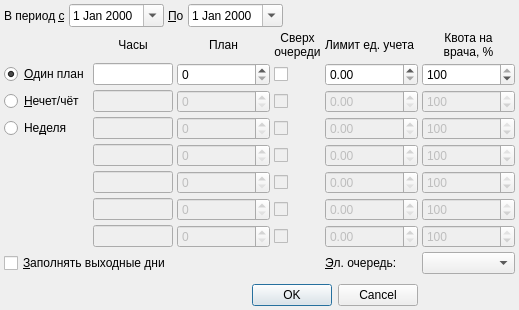
<?xml version="1.0" encoding="UTF-8"?>
<ui version="4.0">
 <class>ResourceTemplateDialog</class>
 <widget class="QDialog" name="ResourceTemplateDialog">
  <property name="geometry">
   <rect>
    <x>0</x>
    <y>0</y>
    <width>519</width>
    <height>310</height>
   </rect>
  </property>
  <property name="windowTitle">
   <string>Шаблон планировщика</string>
  </property>
  <layout class="QGridLayout" name="gridLayout">
   <property name="leftMargin">
    <number>4</number>
   </property>
   <property name="topMargin">
    <number>4</number>
   </property>
   <property name="rightMargin">
    <number>4</number>
   </property>
   <property name="bottomMargin">
    <number>4</number>
   </property>
   <property name="spacing">
    <number>4</number>
   </property>
   <item row="8" column="1">
    <widget class="CTimeRangeEdit" name="edtTimeRange7">
     <property name="enabled">
      <bool>false</bool>
     </property>
     <property name="sizePolicy">
      <sizepolicy hsizetype="Minimum" vsizetype="Fixed">
       <horstretch>0</horstretch>
       <verstretch>0</verstretch>
      </sizepolicy>
     </property>
     <property name="maximumSize">
      <size>
       <width>80</width>
       <height>16777215</height>
      </size>
     </property>
     <property name="maxLength">
      <number>13</number>
     </property>
    </widget>
   </item>
   <item row="4" column="1">
    <widget class="CTimeRangeEdit" name="edtTimeRange3">
     <property name="enabled">
      <bool>false</bool>
     </property>
     <property name="sizePolicy">
      <sizepolicy hsizetype="Minimum" vsizetype="Fixed">
       <horstretch>0</horstretch>
       <verstretch>0</verstretch>
      </sizepolicy>
     </property>
     <property name="maximumSize">
      <size>
       <width>80</width>
       <height>16777215</height>
      </size>
     </property>
     <property name="maxLength">
      <number>13</number>
     </property>
    </widget>
   </item>
   <item row="3" column="2">
    <widget class="QSpinBox" name="edtQuantity2">
     <property name="enabled">
      <bool>false</bool>
     </property>
     <property name="sizePolicy">
      <sizepolicy hsizetype="Minimum" vsizetype="Fixed">
       <horstretch>0</horstretch>
       <verstretch>0</verstretch>
      </sizepolicy>
     </property>
     <property name="maximum">
      <number>999999999</number>
     </property>
    </widget>
   </item>
   <item row="0" column="0" colspan="5">
    <layout class="QHBoxLayout" name="dateRangeLayout">
     <property name="spacing">
      <number>4</number>
     </property>
     <item>
      <widget class="QLabel" name="lblBegDate">
       <property name="text">
        <string>В период &amp;с</string>
       </property>
       <property name="buddy">
        <cstring>edtBegDate</cstring>
       </property>
      </widget>
     </item>
     <item>
      <widget class="CDateEdit" name="edtBegDate">
       <property name="calendarPopup">
        <bool>true</bool>
       </property>
      </widget>
     </item>
     <item>
      <widget class="QLabel" name="lblEndDate">
       <property name="text">
        <string>&amp;По</string>
       </property>
       <property name="buddy">
        <cstring>edtEndDate</cstring>
       </property>
      </widget>
     </item>
     <item>
      <widget class="CDateEdit" name="edtEndDate">
       <property name="calendarPopup">
        <bool>true</bool>
       </property>
      </widget>
     </item>
     <item>
      <spacer name="horizontalSpacer">
       <property name="orientation">
        <enum>Qt::Horizontal</enum>
       </property>
       <property name="sizeHint" stdset="0">
        <size>
         <width>40</width>
         <height>20</height>
        </size>
       </property>
      </spacer>
     </item>
    </layout>
   </item>
   <item row="2" column="1">
    <widget class="CTimeRangeEdit" name="edtTimeRange1">
     <property name="sizePolicy">
      <sizepolicy hsizetype="Minimum" vsizetype="Fixed">
       <horstretch>0</horstretch>
       <verstretch>0</verstretch>
      </sizepolicy>
     </property>
     <property name="maximumSize">
      <size>
       <width>80</width>
       <height>16777215</height>
      </size>
     </property>
     <property name="maxLength">
      <number>13</number>
     </property>
    </widget>
   </item>
   <item row="7" column="2">
    <widget class="QSpinBox" name="edtQuantity6">
     <property name="enabled">
      <bool>false</bool>
     </property>
     <property name="sizePolicy">
      <sizepolicy hsizetype="Minimum" vsizetype="Fixed">
       <horstretch>0</horstretch>
       <verstretch>0</verstretch>
      </sizepolicy>
     </property>
     <property name="maximum">
      <number>999999999</number>
     </property>
    </widget>
   </item>
   <item row="6" column="4">
    <widget class="QDoubleSpinBox" name="dsbLimitSuperviseUnit5">
     <property name="enabled">
      <bool>false</bool>
     </property>
     <property name="maximum">
      <double>9999.989999999999782</double>
     </property>
    </widget>
   </item>
   <item row="8" column="3">
    <widget class="QCheckBox" name="chkOvertime7">
     <property name="enabled">
      <bool>false</bool>
     </property>
     <property name="sizePolicy">
      <sizepolicy hsizetype="Fixed" vsizetype="Fixed">
       <horstretch>0</horstretch>
       <verstretch>0</verstretch>
      </sizepolicy>
     </property>
     <property name="text">
      <string/>
     </property>
    </widget>
   </item>
   <item row="7" column="3">
    <widget class="QCheckBox" name="chkOvertime6">
     <property name="enabled">
      <bool>false</bool>
     </property>
     <property name="sizePolicy">
      <sizepolicy hsizetype="Fixed" vsizetype="Fixed">
       <horstretch>0</horstretch>
       <verstretch>0</verstretch>
      </sizepolicy>
     </property>
     <property name="text">
      <string/>
     </property>
    </widget>
   </item>
   <item row="3" column="4">
    <widget class="QDoubleSpinBox" name="dsbLimitSuperviseUnit2">
     <property name="enabled">
      <bool>false</bool>
     </property>
     <property name="maximum">
      <double>9999.989999999999782</double>
     </property>
    </widget>
   </item>
   <item row="5" column="4">
    <widget class="QDoubleSpinBox" name="dsbLimitSuperviseUnit4">
     <property name="enabled">
      <bool>false</bool>
     </property>
     <property name="maximum">
      <double>9999.989999999999782</double>
     </property>
    </widget>
   </item>
   <item row="4" column="4">
    <widget class="QDoubleSpinBox" name="dsbLimitSuperviseUnit3">
     <property name="enabled">
      <bool>false</bool>
     </property>
     <property name="maximum">
      <double>9999.989999999999782</double>
     </property>
    </widget>
   </item>
   <item row="5" column="3">
    <widget class="QCheckBox" name="chkOvertime4">
     <property name="enabled">
      <bool>false</bool>
     </property>
     <property name="sizePolicy">
      <sizepolicy hsizetype="Fixed" vsizetype="Fixed">
       <horstretch>0</horstretch>
       <verstretch>0</verstretch>
      </sizepolicy>
     </property>
     <property name="text">
      <string/>
     </property>
    </widget>
   </item>
   <item row="7" column="4">
    <widget class="QDoubleSpinBox" name="dsbLimitSuperviseUnit6">
     <property name="enabled">
      <bool>false</bool>
     </property>
     <property name="maximum">
      <double>9999.989999999999782</double>
     </property>
    </widget>
   </item>
   <item row="6" column="3">
    <widget class="QCheckBox" name="chkOvertime5">
     <property name="enabled">
      <bool>false</bool>
     </property>
     <property name="sizePolicy">
      <sizepolicy hsizetype="Fixed" vsizetype="Fixed">
       <horstretch>0</horstretch>
       <verstretch>0</verstretch>
      </sizepolicy>
     </property>
     <property name="text">
      <string/>
     </property>
    </widget>
   </item>
   <item row="4" column="3">
    <widget class="QCheckBox" name="chkOvertime3">
     <property name="enabled">
      <bool>false</bool>
     </property>
     <property name="sizePolicy">
      <sizepolicy hsizetype="Fixed" vsizetype="Fixed">
       <horstretch>0</horstretch>
       <verstretch>0</verstretch>
      </sizepolicy>
     </property>
     <property name="text">
      <string/>
     </property>
    </widget>
   </item>
   <item row="2" column="3">
    <widget class="QCheckBox" name="chkOvertime1">
     <property name="sizePolicy">
      <sizepolicy hsizetype="Fixed" vsizetype="Fixed">
       <horstretch>0</horstretch>
       <verstretch>0</verstretch>
      </sizepolicy>
     </property>
     <property name="text">
      <string/>
     </property>
    </widget>
   </item>
   <item row="1" column="3">
    <widget class="QLabel" name="label">
     <property name="text">
      <string>Сверх
очереди</string>
     </property>
     <property name="alignment">
      <set>Qt::AlignCenter</set>
     </property>
    </widget>
   </item>
   <item row="8" column="4">
    <widget class="QDoubleSpinBox" name="dsbLimitSuperviseUnit7">
     <property name="enabled">
      <bool>false</bool>
     </property>
     <property name="maximum">
      <double>9999.989999999999782</double>
     </property>
    </widget>
   </item>
   <item row="4" column="0">
    <widget class="QRadioButton" name="rbWeek">
     <property name="sizePolicy">
      <sizepolicy hsizetype="Fixed" vsizetype="Fixed">
       <horstretch>0</horstretch>
       <verstretch>0</verstretch>
      </sizepolicy>
     </property>
     <property name="text">
      <string>Не&amp;деля</string>
     </property>
     <property name="checked">
      <bool>false</bool>
     </property>
    </widget>
   </item>
   <item row="2" column="0">
    <widget class="QRadioButton" name="rbSingle">
     <property name="sizePolicy">
      <sizepolicy hsizetype="Fixed" vsizetype="Fixed">
       <horstretch>0</horstretch>
       <verstretch>0</verstretch>
      </sizepolicy>
     </property>
     <property name="text">
      <string>&amp;Один план</string>
     </property>
     <property name="checked">
      <bool>true</bool>
     </property>
    </widget>
   </item>
   <item row="4" column="2">
    <widget class="QSpinBox" name="edtQuantity3">
     <property name="enabled">
      <bool>false</bool>
     </property>
     <property name="sizePolicy">
      <sizepolicy hsizetype="Minimum" vsizetype="Fixed">
       <horstretch>0</horstretch>
       <verstretch>0</verstretch>
      </sizepolicy>
     </property>
     <property name="maximum">
      <number>999999999</number>
     </property>
    </widget>
   </item>
   <item row="3" column="3">
    <widget class="QCheckBox" name="chkOvertime2">
     <property name="enabled">
      <bool>false</bool>
     </property>
     <property name="sizePolicy">
      <sizepolicy hsizetype="Fixed" vsizetype="Fixed">
       <horstretch>0</horstretch>
       <verstretch>0</verstretch>
      </sizepolicy>
     </property>
     <property name="text">
      <string/>
     </property>
    </widget>
   </item>
   <item row="1" column="1">
    <widget class="QLabel" name="lblAmbHours">
     <property name="text">
      <string>Часы</string>
     </property>
     <property name="alignment">
      <set>Qt::AlignCenter</set>
     </property>
     <property name="buddy">
      <cstring>edtTimeRange1</cstring>
     </property>
    </widget>
   </item>
   <item row="3" column="1">
    <widget class="CTimeRangeEdit" name="edtTimeRange2">
     <property name="enabled">
      <bool>false</bool>
     </property>
     <property name="sizePolicy">
      <sizepolicy hsizetype="Minimum" vsizetype="Fixed">
       <horstretch>0</horstretch>
       <verstretch>0</verstretch>
      </sizepolicy>
     </property>
     <property name="maximumSize">
      <size>
       <width>80</width>
       <height>16777215</height>
      </size>
     </property>
     <property name="maxLength">
      <number>13</number>
     </property>
    </widget>
   </item>
   <item row="3" column="0">
    <widget class="QRadioButton" name="rbDual">
     <property name="sizePolicy">
      <sizepolicy hsizetype="Fixed" vsizetype="Fixed">
       <horstretch>0</horstretch>
       <verstretch>0</verstretch>
      </sizepolicy>
     </property>
     <property name="text">
      <string>&amp;Нечет/чёт</string>
     </property>
     <property name="checked">
      <bool>false</bool>
     </property>
    </widget>
   </item>
   <item row="1" column="2">
    <widget class="QLabel" name="lblAmbPlan">
     <property name="text">
      <string>План</string>
     </property>
     <property name="alignment">
      <set>Qt::AlignCenter</set>
     </property>
     <property name="buddy">
      <cstring>edtQuantity1</cstring>
     </property>
    </widget>
   </item>
   <item row="6" column="2">
    <widget class="QSpinBox" name="edtQuantity5">
     <property name="enabled">
      <bool>false</bool>
     </property>
     <property name="sizePolicy">
      <sizepolicy hsizetype="Minimum" vsizetype="Fixed">
       <horstretch>0</horstretch>
       <verstretch>0</verstretch>
      </sizepolicy>
     </property>
     <property name="maximum">
      <number>999999999</number>
     </property>
    </widget>
   </item>
   <item row="5" column="1">
    <widget class="CTimeRangeEdit" name="edtTimeRange4">
     <property name="enabled">
      <bool>false</bool>
     </property>
     <property name="sizePolicy">
      <sizepolicy hsizetype="Minimum" vsizetype="Fixed">
       <horstretch>0</horstretch>
       <verstretch>0</verstretch>
      </sizepolicy>
     </property>
     <property name="maximumSize">
      <size>
       <width>80</width>
       <height>16777215</height>
      </size>
     </property>
     <property name="maxLength">
      <number>13</number>
     </property>
    </widget>
   </item>
   <item row="6" column="1">
    <widget class="CTimeRangeEdit" name="edtTimeRange5">
     <property name="enabled">
      <bool>false</bool>
     </property>
     <property name="sizePolicy">
      <sizepolicy hsizetype="Minimum" vsizetype="Fixed">
       <horstretch>0</horstretch>
       <verstretch>0</verstretch>
      </sizepolicy>
     </property>
     <property name="maximumSize">
      <size>
       <width>80</width>
       <height>16777215</height>
      </size>
     </property>
     <property name="maxLength">
      <number>13</number>
     </property>
    </widget>
   </item>
   <item row="7" column="1">
    <widget class="CTimeRangeEdit" name="edtTimeRange6">
     <property name="enabled">
      <bool>false</bool>
     </property>
     <property name="sizePolicy">
      <sizepolicy hsizetype="Minimum" vsizetype="Fixed">
       <horstretch>0</horstretch>
       <verstretch>0</verstretch>
      </sizepolicy>
     </property>
     <property name="maximumSize">
      <size>
       <width>80</width>
       <height>16777215</height>
      </size>
     </property>
     <property name="maxLength">
      <number>13</number>
     </property>
    </widget>
   </item>
   <item row="5" column="2">
    <widget class="QSpinBox" name="edtQuantity4">
     <property name="enabled">
      <bool>false</bool>
     </property>
     <property name="sizePolicy">
      <sizepolicy hsizetype="Minimum" vsizetype="Fixed">
       <horstretch>0</horstretch>
       <verstretch>0</verstretch>
      </sizepolicy>
     </property>
     <property name="maximum">
      <number>999999999</number>
     </property>
    </widget>
   </item>
   <item row="2" column="2">
    <widget class="QSpinBox" name="edtQuantity1">
     <property name="sizePolicy">
      <sizepolicy hsizetype="Minimum" vsizetype="Fixed">
       <horstretch>0</horstretch>
       <verstretch>0</verstretch>
      </sizepolicy>
     </property>
     <property name="maximum">
      <number>999999999</number>
     </property>
    </widget>
   </item>
   <item row="8" column="2">
    <widget class="QSpinBox" name="edtQuantity7">
     <property name="enabled">
      <bool>false</bool>
     </property>
     <property name="sizePolicy">
      <sizepolicy hsizetype="Minimum" vsizetype="Fixed">
       <horstretch>0</horstretch>
       <verstretch>0</verstretch>
      </sizepolicy>
     </property>
     <property name="maximum">
      <number>999999999</number>
     </property>
    </widget>
   </item>
   <item row="10" column="0">
    <spacer>
     <property name="orientation">
      <enum>Qt::Vertical</enum>
     </property>
     <property name="sizeHint" stdset="0">
      <size>
       <width>20</width>
       <height>161</height>
      </size>
     </property>
    </spacer>
   </item>
   <item row="1" column="4">
    <widget class="QLabel" name="lblLimitSuperviseUnit">
     <property name="text">
      <string>Лимит ед. учета</string>
     </property>
    </widget>
   </item>
   <item row="2" column="4">
    <widget class="QDoubleSpinBox" name="dsbLimitSuperviseUnit1">
     <property name="maximum">
      <double>9999.989999999999782</double>
     </property>
    </widget>
   </item>
   <item row="11" column="0" colspan="5">
    <widget class="QDialogButtonBox" name="buttonBox">
     <property name="orientation">
      <enum>Qt::Horizontal</enum>
     </property>
     <property name="standardButtons">
      <set>QDialogButtonBox::Cancel|QDialogButtonBox::Ok</set>
     </property>
    </widget>
   </item>
   <item row="3" column="5">
    <widget class="QSpinBox" name="edtPersonQuota2">
     <property name="enabled">
      <bool>false</bool>
     </property>
     <property name="maximum">
      <number>100</number>
     </property>
     <property name="value">
      <number>100</number>
     </property>
    </widget>
   </item>
   <item row="4" column="5">
    <widget class="QSpinBox" name="edtPersonQuota3">
     <property name="enabled">
      <bool>false</bool>
     </property>
     <property name="maximum">
      <number>100</number>
     </property>
     <property name="value">
      <number>100</number>
     </property>
    </widget>
   </item>
   <item row="1" column="5">
    <widget class="QLabel" name="label_2">
     <property name="text">
      <string>Квота на
врача, %</string>
     </property>
     <property name="alignment">
      <set>Qt::AlignCenter</set>
     </property>
    </widget>
   </item>
   <item row="2" column="5">
    <widget class="QSpinBox" name="edtPersonQuota1">
     <property name="maximum">
      <number>100</number>
     </property>
     <property name="value">
      <number>100</number>
     </property>
    </widget>
   </item>
   <item row="5" column="5">
    <widget class="QSpinBox" name="edtPersonQuota4">
     <property name="enabled">
      <bool>false</bool>
     </property>
     <property name="maximum">
      <number>100</number>
     </property>
     <property name="value">
      <number>100</number>
     </property>
    </widget>
   </item>
   <item row="6" column="5">
    <widget class="QSpinBox" name="edtPersonQuota5">
     <property name="enabled">
      <bool>false</bool>
     </property>
     <property name="maximum">
      <number>100</number>
     </property>
     <property name="value">
      <number>100</number>
     </property>
    </widget>
   </item>
   <item row="7" column="5">
    <widget class="QSpinBox" name="edtPersonQuota6">
     <property name="enabled">
      <bool>false</bool>
     </property>
     <property name="maximum">
      <number>100</number>
     </property>
     <property name="value">
      <number>100</number>
     </property>
    </widget>
   </item>
   <item row="8" column="5">
    <widget class="QSpinBox" name="edtPersonQuota7">
     <property name="enabled">
      <bool>false</bool>
     </property>
     <property name="maximum">
      <number>100</number>
     </property>
     <property name="value">
      <number>100</number>
     </property>
    </widget>
   </item>
   <item row="9" column="0" colspan="3">
    <widget class="QCheckBox" name="chkFillRedDays">
     <property name="text">
      <string>&amp;Заполнять выходные дни</string>
     </property>
    </widget>
   </item>
   <item row="9" column="5">
    <widget class="CRBComboBox" name="cmbEQueueType"/>
   </item>
   <item row="9" column="4">
    <widget class="QLabel" name="lblEQueueType">
     <property name="text">
      <string>&amp;Эл. очередь:</string>
     </property>
     <property name="buddy">
      <cstring>cmbEQueueType</cstring>
     </property>
    </widget>
   </item>
  </layout>
 </widget>
 <customwidgets>
  <customwidget>
   <class>CDateEdit</class>
   <extends>QDateEdit</extends>
   <header>library/DateEdit.h</header>
  </customwidget>
  <customwidget>
   <class>CRBComboBox</class>
   <extends>QComboBox</extends>
   <header>library/crbcombobox.h</header>
  </customwidget>
  <customwidget>
   <class>CTimeRangeEdit</class>
   <extends>QLineEdit</extends>
   <header>library/TimeEdit.h</header>
  </customwidget>
 </customwidgets>
 <tabstops>
  <tabstop>edtBegDate</tabstop>
  <tabstop>edtEndDate</tabstop>
  <tabstop>rbSingle</tabstop>
  <tabstop>rbDual</tabstop>
  <tabstop>rbWeek</tabstop>
  <tabstop>edtTimeRange1</tabstop>
  <tabstop>edtQuantity1</tabstop>
  <tabstop>edtTimeRange2</tabstop>
  <tabstop>edtQuantity2</tabstop>
  <tabstop>edtTimeRange3</tabstop>
  <tabstop>edtQuantity3</tabstop>
  <tabstop>edtTimeRange4</tabstop>
  <tabstop>edtQuantity4</tabstop>
  <tabstop>edtTimeRange5</tabstop>
  <tabstop>edtQuantity5</tabstop>
  <tabstop>edtTimeRange6</tabstop>
  <tabstop>edtQuantity6</tabstop>
  <tabstop>edtTimeRange7</tabstop>
  <tabstop>edtQuantity7</tabstop>
  <tabstop>chkFillRedDays</tabstop>
  <tabstop>buttonBox</tabstop>
 </tabstops>
 <resources/>
 <connections>
  <connection>
   <sender>buttonBox</sender>
   <signal>accepted()</signal>
   <receiver>ResourceTemplateDialog</receiver>
   <slot>accept()</slot>
   <hints>
    <hint type="sourcelabel">
     <x>247</x>
     <y>305</y>
    </hint>
    <hint type="destinationlabel">
     <x>157</x>
     <y>224</y>
    </hint>
   </hints>
  </connection>
  <connection>
   <sender>buttonBox</sender>
   <signal>rejected()</signal>
   <receiver>ResourceTemplateDialog</receiver>
   <slot>reject()</slot>
   <hints>
    <hint type="sourcelabel">
     <x>270</x>
     <y>305</y>
    </hint>
    <hint type="destinationlabel">
     <x>266</x>
     <y>224</y>
    </hint>
   </hints>
  </connection>
  <connection>
   <sender>rbSingle</sender>
   <signal>toggled(bool)</signal>
   <receiver>edtTimeRange2</receiver>
   <slot>setDisabled(bool)</slot>
   <hints>
    <hint type="sourcelabel">
     <x>67</x>
     <y>77</y>
    </hint>
    <hint type="destinationlabel">
     <x>164</x>
     <y>103</y>
    </hint>
   </hints>
  </connection>
  <connection>
   <sender>rbSingle</sender>
   <signal>toggled(bool)</signal>
   <receiver>edtQuantity2</receiver>
   <slot>setDisabled(bool)</slot>
   <hints>
    <hint type="sourcelabel">
     <x>67</x>
     <y>77</y>
    </hint>
    <hint type="destinationlabel">
     <x>265</x>
     <y>103</y>
    </hint>
   </hints>
  </connection>
  <connection>
   <sender>rbWeek</sender>
   <signal>toggled(bool)</signal>
   <receiver>edtTimeRange3</receiver>
   <slot>setEnabled(bool)</slot>
   <hints>
    <hint type="sourcelabel">
     <x>64</x>
     <y>125</y>
    </hint>
    <hint type="destinationlabel">
     <x>164</x>
     <y>127</y>
    </hint>
   </hints>
  </connection>
  <connection>
   <sender>rbWeek</sender>
   <signal>toggled(bool)</signal>
   <receiver>edtTimeRange4</receiver>
   <slot>setEnabled(bool)</slot>
   <hints>
    <hint type="sourcelabel">
     <x>64</x>
     <y>125</y>
    </hint>
    <hint type="destinationlabel">
     <x>164</x>
     <y>151</y>
    </hint>
   </hints>
  </connection>
  <connection>
   <sender>rbWeek</sender>
   <signal>toggled(bool)</signal>
   <receiver>edtTimeRange5</receiver>
   <slot>setEnabled(bool)</slot>
   <hints>
    <hint type="sourcelabel">
     <x>64</x>
     <y>125</y>
    </hint>
    <hint type="destinationlabel">
     <x>164</x>
     <y>175</y>
    </hint>
   </hints>
  </connection>
  <connection>
   <sender>rbWeek</sender>
   <signal>toggled(bool)</signal>
   <receiver>edtQuantity3</receiver>
   <slot>setEnabled(bool)</slot>
   <hints>
    <hint type="sourcelabel">
     <x>64</x>
     <y>125</y>
    </hint>
    <hint type="destinationlabel">
     <x>265</x>
     <y>127</y>
    </hint>
   </hints>
  </connection>
  <connection>
   <sender>rbWeek</sender>
   <signal>toggled(bool)</signal>
   <receiver>edtQuantity4</receiver>
   <slot>setEnabled(bool)</slot>
   <hints>
    <hint type="sourcelabel">
     <x>64</x>
     <y>125</y>
    </hint>
    <hint type="destinationlabel">
     <x>265</x>
     <y>151</y>
    </hint>
   </hints>
  </connection>
  <connection>
   <sender>rbWeek</sender>
   <signal>toggled(bool)</signal>
   <receiver>edtQuantity5</receiver>
   <slot>setEnabled(bool)</slot>
   <hints>
    <hint type="sourcelabel">
     <x>64</x>
     <y>125</y>
    </hint>
    <hint type="destinationlabel">
     <x>265</x>
     <y>175</y>
    </hint>
   </hints>
  </connection>
  <connection>
   <sender>rbWeek</sender>
   <signal>toggled(bool)</signal>
   <receiver>edtTimeRange6</receiver>
   <slot>setEnabled(bool)</slot>
   <hints>
    <hint type="sourcelabel">
     <x>47</x>
     <y>125</y>
    </hint>
    <hint type="destinationlabel">
     <x>164</x>
     <y>199</y>
    </hint>
   </hints>
  </connection>
  <connection>
   <sender>rbWeek</sender>
   <signal>toggled(bool)</signal>
   <receiver>edtQuantity6</receiver>
   <slot>setEnabled(bool)</slot>
   <hints>
    <hint type="sourcelabel">
     <x>47</x>
     <y>125</y>
    </hint>
    <hint type="destinationlabel">
     <x>265</x>
     <y>199</y>
    </hint>
   </hints>
  </connection>
  <connection>
   <sender>rbWeek</sender>
   <signal>toggled(bool)</signal>
   <receiver>edtTimeRange7</receiver>
   <slot>setEnabled(bool)</slot>
   <hints>
    <hint type="sourcelabel">
     <x>47</x>
     <y>125</y>
    </hint>
    <hint type="destinationlabel">
     <x>164</x>
     <y>223</y>
    </hint>
   </hints>
  </connection>
  <connection>
   <sender>rbWeek</sender>
   <signal>toggled(bool)</signal>
   <receiver>edtQuantity7</receiver>
   <slot>setEnabled(bool)</slot>
   <hints>
    <hint type="sourcelabel">
     <x>46</x>
     <y>125</y>
    </hint>
    <hint type="destinationlabel">
     <x>265</x>
     <y>223</y>
    </hint>
   </hints>
  </connection>
  <connection>
   <sender>rbWeek</sender>
   <signal>toggled(bool)</signal>
   <receiver>chkFillRedDays</receiver>
   <slot>setDisabled(bool)</slot>
   <hints>
    <hint type="sourcelabel">
     <x>28</x>
     <y>125</y>
    </hint>
    <hint type="destinationlabel">
     <x>29</x>
     <y>245</y>
    </hint>
   </hints>
  </connection>
  <connection>
   <sender>rbSingle</sender>
   <signal>toggled(bool)</signal>
   <receiver>dsbLimitSuperviseUnit2</receiver>
   <slot>setDisabled(bool)</slot>
   <hints>
    <hint type="sourcelabel">
     <x>66</x>
     <y>77</y>
    </hint>
    <hint type="destinationlabel">
     <x>413</x>
     <y>103</y>
    </hint>
   </hints>
  </connection>
  <connection>
   <sender>rbSingle</sender>
   <signal>toggled(bool)</signal>
   <receiver>chkOvertime2</receiver>
   <slot>setDisabled(bool)</slot>
   <hints>
    <hint type="sourcelabel">
     <x>65</x>
     <y>77</y>
    </hint>
    <hint type="destinationlabel">
     <x>282</x>
     <y>99</y>
    </hint>
   </hints>
  </connection>
  <connection>
   <sender>rbWeek</sender>
   <signal>toggled(bool)</signal>
   <receiver>chkOvertime3</receiver>
   <slot>setEnabled(bool)</slot>
   <hints>
    <hint type="sourcelabel">
     <x>64</x>
     <y>125</y>
    </hint>
    <hint type="destinationlabel">
     <x>282</x>
     <y>123</y>
    </hint>
   </hints>
  </connection>
  <connection>
   <sender>rbWeek</sender>
   <signal>toggled(bool)</signal>
   <receiver>chkOvertime4</receiver>
   <slot>setEnabled(bool)</slot>
   <hints>
    <hint type="sourcelabel">
     <x>24</x>
     <y>125</y>
    </hint>
    <hint type="destinationlabel">
     <x>282</x>
     <y>147</y>
    </hint>
   </hints>
  </connection>
  <connection>
   <sender>rbWeek</sender>
   <signal>toggled(bool)</signal>
   <receiver>chkOvertime5</receiver>
   <slot>setEnabled(bool)</slot>
   <hints>
    <hint type="sourcelabel">
     <x>18</x>
     <y>125</y>
    </hint>
    <hint type="destinationlabel">
     <x>282</x>
     <y>171</y>
    </hint>
   </hints>
  </connection>
  <connection>
   <sender>rbWeek</sender>
   <signal>toggled(bool)</signal>
   <receiver>chkOvertime6</receiver>
   <slot>setEnabled(bool)</slot>
   <hints>
    <hint type="sourcelabel">
     <x>59</x>
     <y>125</y>
    </hint>
    <hint type="destinationlabel">
     <x>282</x>
     <y>195</y>
    </hint>
   </hints>
  </connection>
  <connection>
   <sender>rbWeek</sender>
   <signal>toggled(bool)</signal>
   <receiver>chkOvertime7</receiver>
   <slot>setEnabled(bool)</slot>
   <hints>
    <hint type="sourcelabel">
     <x>34</x>
     <y>125</y>
    </hint>
    <hint type="destinationlabel">
     <x>282</x>
     <y>219</y>
    </hint>
   </hints>
  </connection>
  <connection>
   <sender>rbWeek</sender>
   <signal>toggled(bool)</signal>
   <receiver>dsbLimitSuperviseUnit3</receiver>
   <slot>setEnabled(bool)</slot>
   <hints>
    <hint type="sourcelabel">
     <x>42</x>
     <y>125</y>
    </hint>
    <hint type="destinationlabel">
     <x>413</x>
     <y>127</y>
    </hint>
   </hints>
  </connection>
  <connection>
   <sender>rbWeek</sender>
   <signal>toggled(bool)</signal>
   <receiver>dsbLimitSuperviseUnit4</receiver>
   <slot>setEnabled(bool)</slot>
   <hints>
    <hint type="sourcelabel">
     <x>42</x>
     <y>125</y>
    </hint>
    <hint type="destinationlabel">
     <x>413</x>
     <y>151</y>
    </hint>
   </hints>
  </connection>
  <connection>
   <sender>rbWeek</sender>
   <signal>toggled(bool)</signal>
   <receiver>dsbLimitSuperviseUnit5</receiver>
   <slot>setEnabled(bool)</slot>
   <hints>
    <hint type="sourcelabel">
     <x>42</x>
     <y>125</y>
    </hint>
    <hint type="destinationlabel">
     <x>413</x>
     <y>175</y>
    </hint>
   </hints>
  </connection>
  <connection>
   <sender>rbWeek</sender>
   <signal>toggled(bool)</signal>
   <receiver>dsbLimitSuperviseUnit6</receiver>
   <slot>setEnabled(bool)</slot>
   <hints>
    <hint type="sourcelabel">
     <x>42</x>
     <y>125</y>
    </hint>
    <hint type="destinationlabel">
     <x>413</x>
     <y>199</y>
    </hint>
   </hints>
  </connection>
  <connection>
   <sender>rbWeek</sender>
   <signal>toggled(bool)</signal>
   <receiver>dsbLimitSuperviseUnit7</receiver>
   <slot>setEnabled(bool)</slot>
   <hints>
    <hint type="sourcelabel">
     <x>42</x>
     <y>125</y>
    </hint>
    <hint type="destinationlabel">
     <x>413</x>
     <y>223</y>
    </hint>
   </hints>
  </connection>
  <connection>
   <sender>rbSingle</sender>
   <signal>toggled(bool)</signal>
   <receiver>edtPersonQuota2</receiver>
   <slot>setDisabled(bool)</slot>
   <hints>
    <hint type="sourcelabel">
     <x>52</x>
     <y>77</y>
    </hint>
    <hint type="destinationlabel">
     <x>514</x>
     <y>103</y>
    </hint>
   </hints>
  </connection>
  <connection>
   <sender>rbWeek</sender>
   <signal>toggled(bool)</signal>
   <receiver>edtPersonQuota3</receiver>
   <slot>setEnabled(bool)</slot>
   <hints>
    <hint type="sourcelabel">
     <x>43</x>
     <y>125</y>
    </hint>
    <hint type="destinationlabel">
     <x>514</x>
     <y>127</y>
    </hint>
   </hints>
  </connection>
  <connection>
   <sender>rbWeek</sender>
   <signal>toggled(bool)</signal>
   <receiver>edtPersonQuota4</receiver>
   <slot>setEnabled(bool)</slot>
   <hints>
    <hint type="sourcelabel">
     <x>43</x>
     <y>125</y>
    </hint>
    <hint type="destinationlabel">
     <x>514</x>
     <y>151</y>
    </hint>
   </hints>
  </connection>
  <connection>
   <sender>rbWeek</sender>
   <signal>toggled(bool)</signal>
   <receiver>edtPersonQuota5</receiver>
   <slot>setEnabled(bool)</slot>
   <hints>
    <hint type="sourcelabel">
     <x>43</x>
     <y>125</y>
    </hint>
    <hint type="destinationlabel">
     <x>514</x>
     <y>175</y>
    </hint>
   </hints>
  </connection>
  <connection>
   <sender>rbWeek</sender>
   <signal>toggled(bool)</signal>
   <receiver>edtPersonQuota6</receiver>
   <slot>setEnabled(bool)</slot>
   <hints>
    <hint type="sourcelabel">
     <x>43</x>
     <y>125</y>
    </hint>
    <hint type="destinationlabel">
     <x>514</x>
     <y>199</y>
    </hint>
   </hints>
  </connection>
  <connection>
   <sender>rbWeek</sender>
   <signal>toggled(bool)</signal>
   <receiver>edtPersonQuota7</receiver>
   <slot>setEnabled(bool)</slot>
   <hints>
    <hint type="sourcelabel">
     <x>43</x>
     <y>125</y>
    </hint>
    <hint type="destinationlabel">
     <x>514</x>
     <y>223</y>
    </hint>
   </hints>
  </connection>
 </connections>
</ui>
